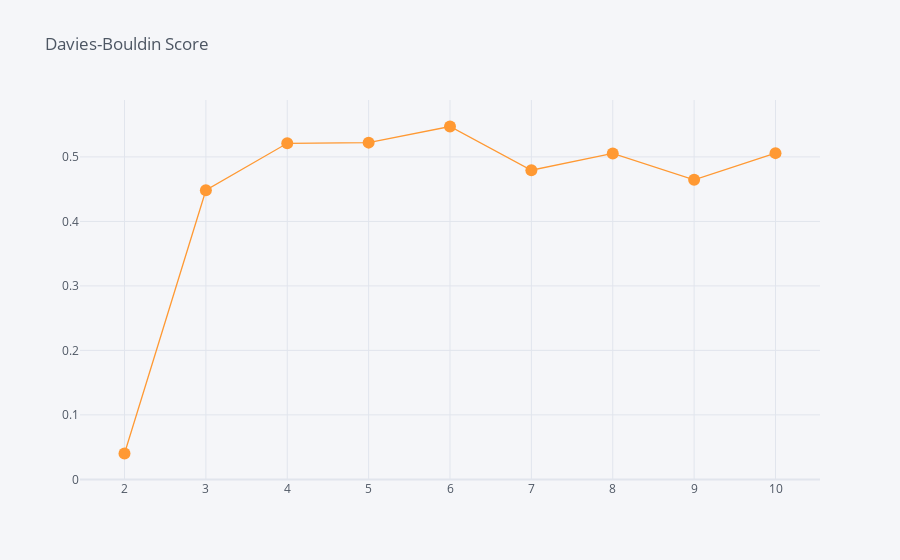

Notebook cell for this chart:
### Code cell
db_score.iplot(x='k',y='Davies-Bouldin Score',mode='markers+lines',title='Davies-Bouldin Score')

### Figure 1 — Plotly figure (JSON) as saved in the notebook; plotly's stock layout.template omitted (floating-point values rounded to 4 significant figures)
{"data": [{"line": {"color": "rgba(255, 153, 51, 1.0)", "dash": "solid", "shape": "linear", "width": 1.3}, "marker": {"size": 12, "symbol": "circle"}, "mode": "markers+lines", "name": "Davies-Bouldin Score", "text": "", "type": "scatter", "x": [2, 3, 4, 5, 6, 7, 8, 9, 10], "y": [0.04014, 0.4483, 0.5212, 0.5222, 0.5472, 0.4793, 0.5055, 0.4646, 0.5059]}], "layout": {"legend": {"bgcolor": "#F5F6F9", "font": {"color": "#4D5663"}}, "paper_bgcolor": "#F5F6F9", "plot_bgcolor": "#F5F6F9", "title": {"font": {"color": "#4D5663"}, "text": "Davies-Bouldin Score"}, "xaxis": {"gridcolor": "#E1E5ED", "showgrid": true, "tickfont": {"color": "#4D5663"}, "title": {"font": {"color": "#4D5663"}, "text": ""}, "zerolinecolor": "#E1E5ED"}, "yaxis": {"gridcolor": "#E1E5ED", "showgrid": true, "tickfont": {"color": "#4D5663"}, "title": {"font": {"color": "#4D5663"}, "text": ""}, "zerolinecolor": "#E1E5ED"}}}
